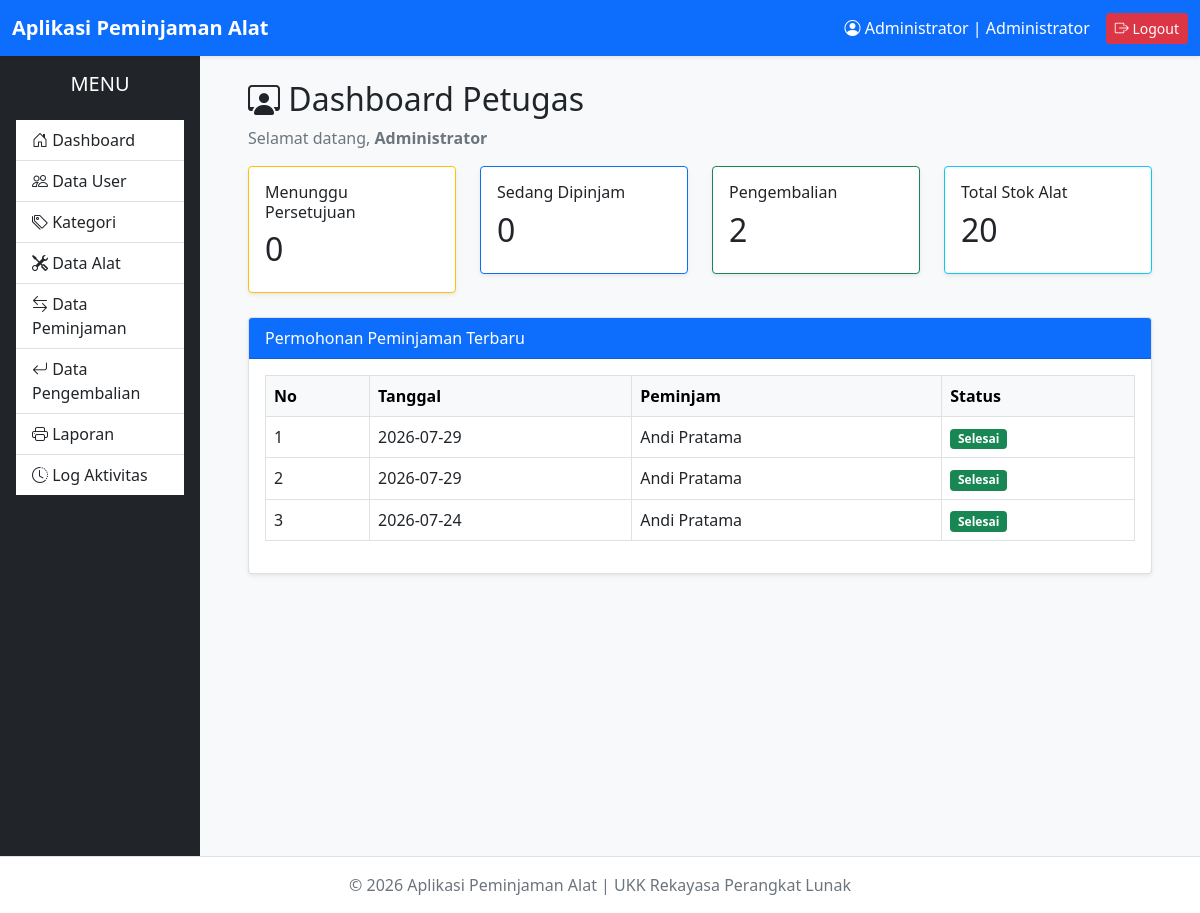
Before: /petugas/dashboard.php (signed in) with the older database file.
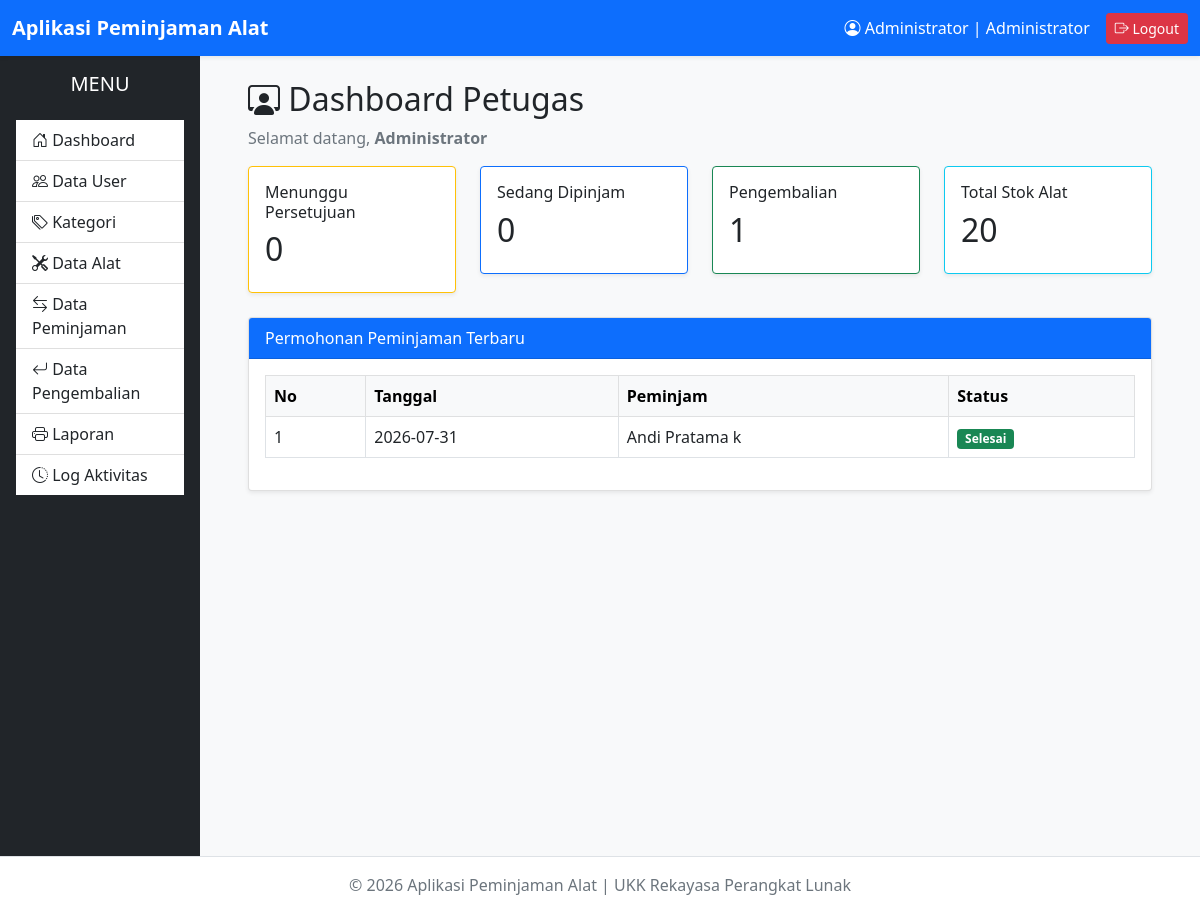
After: the same page with the newer database file.
### tables this page shows
CREATE TABLE `peminjaman` (
  `id_peminjaman` int(11) NOT NULL,
  `id_user` int(11) NOT NULL,
  `tanggal_pinjam` date NOT NULL,
  `tanggal_kembali` date NOT NULL,
  `status` enum('Menunggu','Disetujui','Ditolak','Dipinjam','Selesai') DEFAULT 'Menunggu',
  `created_at` timestamp NOT NULL DEFAULT current_timestamp(),
  `updated_at` timestamp NOT NULL DEFAULT current_timestamp() ON UPDATE current_timestamp()
);

CREATE TABLE `users` (
  `id_user` int(11) NOT NULL,
  `nama_lengkap` varchar(100) NOT NULL,
  `username` varchar(50) NOT NULL,
  `password` varchar(255) NOT NULL,
  `level` enum('Administrator','Petugas','Peminjam') NOT NULL,
  `status` enum('Aktif','Tidak Aktif') DEFAULT 'Aktif',
  `created_at` timestamp NOT NULL DEFAULT current_timestamp(),
  `updated_at` timestamp NOT NULL DEFAULT current_timestamp() ON UPDATE current_timestamp()
);

### petugas/dashboard.php (the view, shortened to what this page needs)
<?php
require_once '../config/database.php';
require_once '../layouts/header.php';
require_once '../layouts/navbar.php';
require_once '../layouts/sidebar.php';
$query = $conn->query("
    SELECT COUNT(*) AS total
    FROM peminjaman
    WHERE status='Menunggu'
");
$totalMenunggu = $query->fetch_assoc()['total'];
$query = $conn->query("
    SELECT COUNT(*) AS total
    FROM peminjaman
    WHERE status='Dipinjam'
");
$totalDipinjam = $query->fetch_assoc()['total'];
$query = $conn->query("
    SELECT COUNT(*) AS total
    FROM pengembalian
");
$totalPengembalian = $query->fetch_assoc()['total'];
$query = $conn->query("
    SELECT SUM(stok) AS total
    FROM alat
");
$dataAlat = $query->fetch_assoc();
$totalAlat = $dataAlat['total'] ?? 0;
?>
<div class="container-fluid">
    <h2 class="mb-2">
        <i class="bi bi-person-workspace"></i>
        Dashboard Petugas
    </h2>
    <p class="text-muted">
        Selamat datang,
        <strong><?= $_SESSION['nama_lengkap'] ?></strong>
    </p>
    <div class="row">
        <div class="col-lg-3 col-md-6 mb-4">
            <div class="card border-warning shadow-sm">
                <div class="card-body">
                    <h6>Menunggu Persetujuan</h6>
                    <h2><?= $totalMenunggu ?></h2>
                </div>
            </div>
        </div>
        <div class="col-lg-3 col-md-6 mb-4">
            <div class="card border-primary shadow-sm">
                <div class="card-body">
                    <h6>Sedang Dipinjam</h6>
                    <h2><?= $totalDipinjam ?></h2>
                </div>
            </div>
        </div>
        <div class="col-lg-3 col-md-6 mb-4">
            <div class="card border-success shadow-sm">
                <div class="card-body">
                    <h6>Pengembalian</h6>
                    <h2><?= $totalPengembalian ?></h2>
                </div>
            </div>
        </div>
        <div class="col-lg-3 col-md-6 mb-4">
            <div class="card border-info shadow-sm">
                <div class="card-body">
                    <h6>Total Stok Alat</h6>
                    <h2><?= $totalAlat ?></h2>
                </div>
            </div>
        </div>
    </div>
    <div class="card shadow-sm">
        <div class="card-header bg-primary text-white">
            Permohonan Peminjaman Terbaru
        </div>
        <div class="card-body table-responsive">
            <table class="table table-bordered table-hover">
                <thead class="table-light">
                    <tr>
                        <th>No</th>
                        <th>Tanggal</th>
                        <th>Peminjam</th>
                        <th>Status</th>
                    </tr>
                </thead>
                <tbody>
                    <?php
                $sql = "
                    SELECT
                        p.*,
                        u.nama_lengkap
                    FROM peminjaman p
                    JOIN users u
                        ON p.id_user=u.id_user
                    ORDER BY p.id_peminjaman DESC
                    LIMIT 5
                ";
                $result = $conn->query($sql);
                $no = 1;
                if($result->num_rows > 0):
                    while($row = $result->fetch_assoc()):
                ?>
                    <tr>
                        <td><?= $no++ ?></td>
                        <td><?= $row['tanggal_pinjam'] ?></td>
                        <td><?= $row['nama_lengkap'] ?></td>
                        <td>
                            <?php
                            switch ($row['status']) {
                                case 'Selesai':
                                    echo '<span class="badge bg-success">Selesai</span>';
                                    break;
                            }
                            ?>
                        </td>
                    </tr>
                    <?php
                    endwhile;
                    endif; ?>
                </tbody>
            </table>
        </div>
    </div>
</div>
<?php
require_once '../layouts/footer.php';
?>

Changed rows visible on the page:
removed peminjaman: tanggal_pinjam "2026-07-29", id_user.nama_lengkap "Andi Pratama", status "Selesai"
removed peminjaman: tanggal_pinjam "2026-07-29", id_user.nama_lengkap "Andi Pratama", status "Selesai"
removed peminjaman: tanggal_pinjam "2026-07-24", id_user.nama_lengkap "Andi Pratama", status "Selesai"
added peminjaman: tanggal_pinjam "2026-07-31", id_user.nama_lengkap "Andi Pratama k", status "Selesai"
Other visible differences:
$totalPengembalian: "2" → "1"
